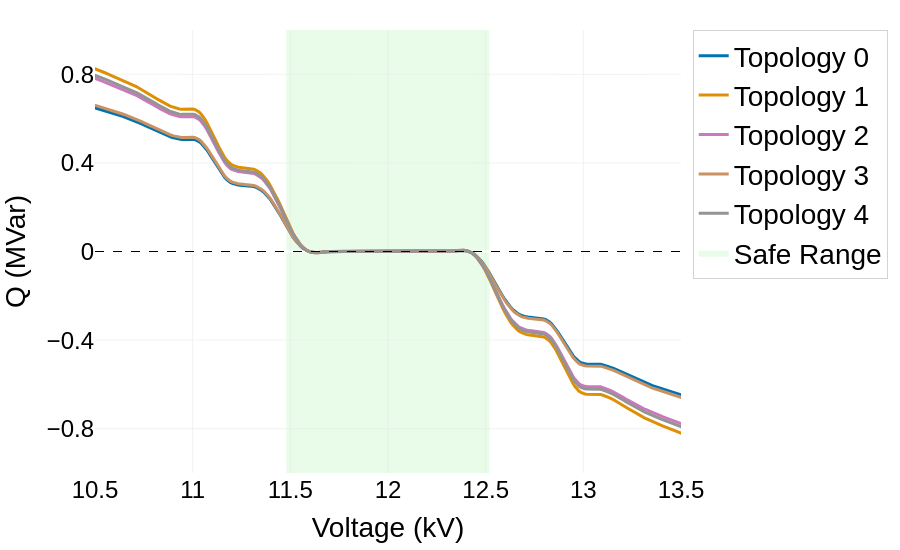

Notebook cell for this chart:
### Code cell
def improved_x_policy_plotly(policy_net):
    """
    Plot the improved single-graph comparison of policies across different topologies,
    with optimized x-axis range to highlight differences.
    """
    import plotly.graph_objects as go
    
    # Create figure with better aspect ratio
    fig = go.Figure()
    
    # Use a colorblind-friendly palette
    # colors = ['#1f77b4', '#ff7f0e', '#2ca02c', '#d62728', '#9467bd']
    colors = ['#0173B2', '#DE8F05', '#CC78BC', '#CA9161', '#949494']
    
    # Define the safe voltage range
    safe_range = [11.48, 12.52]
    
    # Add safe range area
    fig.add_shape(
        type="rect",
        x0=safe_range[0], y0=-1.2,
        x1=safe_range[1], y1=1.2,
        fillcolor="rgba(144, 238, 144, 0.2)",
        line=dict(width=0),
        layer="below"
    )
    
    # Add zero line
    fig.add_shape(
        type="line",
        x0=10.5, y0=0,
        x1=13.5, y1=0,
        line=dict(color="black", width=1, dash="dash")
    )
    
    # Plot policy curves for different topologies
    N = 400
    x_vals = np.linspace(10, 14, N)
    
    for i in range(5):
        policy_vals = []
        state, topo, senario = env.reset_topo(seed=i)
        topo_tensor = torch.cuda.FloatTensor(topo).unsqueeze(0)
        
        for j in range(N):
            state_tensor = torch.tensor([[0.80 + 0.001 * j]])
            action_tensor = policy_net[2](state_tensor, topo_tensor)
            policy_vals.append(float(-action_tensor.detach().cpu().numpy()[0]))
        
        # Apply Savitzky-Golay filtering for smoother curves
        try:
            from scipy.signal import savgol_filter
            window_size = 25  # Must be odd
            poly_order = 3    # Polynomial order
            policy_vals_smoothed = savgol_filter(policy_vals, window_size, poly_order)
        except:
            # Fallback to moving average if scipy is not available
            policy_vals_smoothed = moving_average(np.array(policy_vals), n=20)
        
        # Add trace with clear labeling
        fig.add_trace(go.Scatter(
            x=x_vals, 
            y=policy_vals_smoothed,
            mode='lines',
            name=f'Topology {i}',
            line=dict(color=colors[i], width=3)
        ))

    # 修改3：优化X轴设置
    fig.update_xaxes(
        title_text="Voltage (kV)",
        title_font=dict(size=NATURE_CONFIG['font_axis_title']),
        range=[10.5, 13.5],
        showgrid=True,
        gridwidth=0.5,
        gridcolor='#E5E5E5',
        zeroline=False,
        tickfont=dict(size=NATURE_CONFIG['font_axis']),
        # 关键修改：设置刻度
        tickmode='array',
        # tickvals=[ 10.5, 11, 11.5, 12, 12.5, 13, 13.5],  # 只显示整数刻度
        # # ticktext=[ '10.5','11', '12', '13', '13.5'],
        # 网格设置
        dtick=0.5,  # 网格间距保持0.5
        #showline=True,  # 显示轴线
        # linewidth=1,
        # linecolor='black',
        #ticks='outside',  # 刻度朝外
        #ticklen=5,
        # minor=dict(  # 添加次要刻度
        #     ticklen=3,
        #     dtick=0.25,
        #     showgrid=False
        # )
    )

    # 修改4：优化Y轴设置
    fig.update_yaxes(
        title_text="Q (MVar)",
        title_font=dict(size=NATURE_CONFIG['font_axis_title']),
        range=[-1.0, 1.0],
        showgrid=True,
        gridwidth=0.5,
        gridcolor='#E5E5E5',
        # zeroline=True,  # 显示0线
        # zerolinewidth=1,
        # zerolinecolor='black',
        tickfont=dict(size=NATURE_CONFIG['font_axis']),
        # 关键修改：设置刻度
        tickmode='array',
        tickvals=[-0.8, -0.4, 0, 0.4, 0.8],  # 减少刻度数量
        # ticktext=['-1.0', '-0.5', '0', '0.5', '1.0'],
        # 网格设置
        dtick=0.25,  # 网格间距
        #showline=True,  # 显示轴线
        # linewidth=1,
        # linecolor='black',
        #ticks='outside',  # 刻度朝外
        #ticklen=5
    )

    # Update layout with improved aspect ratio and focused x-axis range
    fig.update_layout(
        font=dict(family='Arial', size=NATURE_CONFIG['font_base'], color='black'),
        width=NATURE_CONFIG['width']/2,
        height=NATURE_CONFIG['height']/2+100,
        margin=dict(l=60, r=30, t=30, b=60),
        plot_bgcolor='white',
        paper_bgcolor='white',
        legend=dict(
            x=1.02,
            y=1,
            xanchor='left',
            yanchor='top',
            bgcolor='rgba(255,255,255,0.8)',
            bordercolor='lightgray',
            borderwidth=1,
            font=dict(size=NATURE_CONFIG['font_legend']),
        ),
    )
    
    # Add "Safe Range" to the legend
    fig.add_trace(go.Scatter(
        x=[None], 
        y=[None], 
        mode='lines',
        fill='toself',
        fillcolor="rgba(144, 238, 144, 0.2)",
        line=dict(width=0),
        name="Safe Range"
    ))
    
    # Export high-resolution images
    output_path = os.path.join(Config.data_path, 'images', '56bus', 'x_policy_plot_improved.svg')
    import plotly.io as pio
    pio.kaleido.scope.mathjax = None
    fig.write_image(output_path, scale=2)
    fig.write_image(os.path.join(Config.data_path, 'images', '56bus', 'x_policy_plot_improved.png'), scale=2)
    fig.show()
    
    return fig

fig = improved_x_policy_plotly(agent_policy_net)

### Figure 1 — Plotly figure (JSON) as saved in the notebook; plotly's stock layout.template omitted (floating-point values rounded to 4 significant figures; data arrays with more than 128 entries replaced by an {"elided": "..."} marker saying what was removed)
{"data": [{"line": {"color": "#0173B2", "width": 3}, "mode": "lines", "name": "Topology 0", "type": "scatter", "x": {"elided": "400 float values"}, "y": {"elided": "400 float values"}}, {"line": {"color": "#DE8F05", "width": 3}, "mode": "lines", "name": "Topology 1", "type": "scatter", "x": {"elided": "400 float values"}, "y": {"elided": "400 float values"}}, {"line": {"color": "#CC78BC", "width": 3}, "mode": "lines", "name": "Topology 2", "type": "scatter", "x": {"elided": "400 float values"}, "y": {"elided": "400 float values"}}, {"line": {"color": "#CA9161", "width": 3}, "mode": "lines", "name": "Topology 3", "type": "scatter", "x": {"elided": "400 float values"}, "y": {"elided": "400 float values"}}, {"line": {"color": "#949494", "width": 3}, "mode": "lines", "name": "Topology 4", "type": "scatter", "x": {"elided": "400 float values"}, "y": {"elided": "400 float values"}}, {"fill": "toself", "fillcolor": "rgba(144, 238, 144, 0.2)", "line": {"width": 0}, "mode": "lines", "name": "Safe Range", "type": "scatter", "x": [null], "y": [null]}], "layout": {"font": {"color": "black", "family": "Arial", "size": 28}, "height": 550, "legend": {"bgcolor": "rgba(255,255,255,0.8)", "bordercolor": "lightgray", "borderwidth": 1, "font": {"size": 28}, "x": 1.02, "xanchor": "left", "y": 1, "yanchor": "top"}, "margin": {"b": 60, "l": 60, "r": 30, "t": 30}, "paper_bgcolor": "white", "plot_bgcolor": "white", "shapes": [{"fillcolor": "rgba(144, 238, 144, 0.2)", "layer": "below", "line": {"width": 0}, "type": "rect", "x0": 11.48, "x1": 12.52, "y0": -1.2, "y1": 1.2}, {"line": {"color": "black", "dash": "dash", "width": 1}, "type": "line", "x0": 10.5, "x1": 13.5, "y0": 0, "y1": 0}], "width": 900, "xaxis": {"dtick": 0.5, "gridcolor": "#E5E5E5", "gridwidth": 0.5, "range": [10.5, 13.5], "showgrid": true, "tickfont": {"size": 24}, "tickmode": "array", "title": {"font": {"size": 28}, "text": "Voltage (kV)"}, "zeroline": false}, "yaxis": {"dtick": 0.25, "gridcolor": "#E5E5E5", "gridwidth": 0.5, "range": [-1, 1], "showgrid": true, "tickfont": {"size": 24}, "tickmode": "array", "tickvals": [-0.8, -0.4, 0, 0.4, 0.8], "title": {"font": {"size": 28}, "text": "Q (MVar)"}}}}
